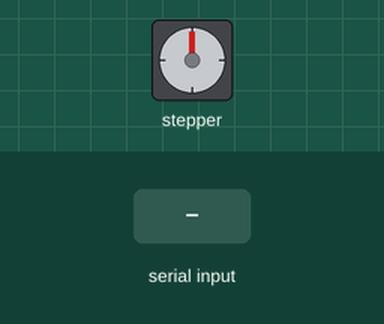
Recording of a sketch running on a simulated Arduino Uno, built with avr-gcc and run on an emulated ATmega328P. Parts: stepper motor. Wiring (inferred from the names in the program): stepper motor driver (200 steps per turn assumed): step pin 3; direction pin 2. The inputs (shaded band) are chosen by the test bench. What the sketch prints to the serial monitor is not drawn.

Above: at 1.2 s.
1.3 s: "M\n" received over Serial
3.6 s: "1\n" received over Serial
Timing chart, 0 to 6.6 s (numbered marks = the images above; inputs shaded):
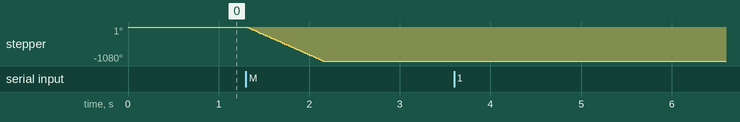

Measured:
- after the input at 1.3 s, stepper: turns 1080° counter-clockwise in 0.85 s, starting at once
- after the input at 3.6 s, every drawn part: stays the same

The sketch:

motor.ino
```cpp
const long BAUD_RATE = 9600;

// Motor Specifications (42SHDC3025 is typically 1.8 degrees per step)
const int STEPS_PER_REV = 200;

const int STEP_PIN = 3; // Pin used to trigger the motor movement (pulses)
const int DIR_PIN = 2;  // Pin used to set the motor direction (HIGH/LOW)

// --- State Management ---
const int STEPS_PER_MOVE = 600; // The fixed steps for one regular move
const int MOVES = 5;     // Number of moves (1-5) before the reversal is triggered
const int TOTAL_STEPS = (STEPS_PER_MOVE * MOVES) - 100;

int moveCount = 0; // Tracks the number of movements since last home

void setup() {
  Serial.begin(BAUD_RATE);

  pinMode(STEP_PIN, OUTPUT);
  pinMode(DIR_PIN, OUTPUT);

  Serial.println("Motor Controller Ready (42SHDC3025 Configured). Send 'M' to execute fixed move.");
}

void moveMotor(int steps, bool clockwise, int speedDelay) {
  // Set direction: HIGH for CW, LOW for CCW (or vice-versa, depending on wiring)
  digitalWrite(DIR_PIN, clockwise ? LOW : HIGH);

  // Execute steps by pulsing the STEP pin
  for (int i = 0; i < abs(steps); i++) {
    // Pulse HIGH
    digitalWrite(STEP_PIN, HIGH);
    delayMicroseconds(speedDelay);

    // Pulse LOW
    digitalWrite(STEP_PIN, LOW);
    delayMicroseconds(speedDelay); // Determines speed: lower delay = faster
  }
}

// --- Loop ---
void loop() {
  // Check if data is available to be read from the serial port
  if (Serial.available() > 0) {
    String command = Serial.readStringUntil('\n');
    command.trim();

    char triggerCommand = command.charAt(0);

    // Check for the trigger command (M for Move)
    if (triggerCommand == 'M') {

      const int speedDelay = 700;     // speed

      // --- Check for Homing Condition FIRST (triggered by the 6th 'M') ---
      if (moveCount >= MOVES) {
          // This block runs when moveCount is 5 (on the 6th 'M' command)

          Serial.println("\n--- HOMING CYCLE STARTING (6th 'M' received) ---");
          Serial.print("Reversing");
          Serial.print(TOTAL_STEPS);
          Serial.println(" steps...");

          // Move the motor in the opposite direction to return to start
          const bool reverseDirection = false; // Counter-Clockwise
          moveMotor(TOTAL_STEPS, reverseDirection, speedDelay);

          moveCount = 0;
          Serial.println("--- HOMING COMPLETE. Counter reset. ---\n");

      } else {
          // --- Execute Fixed Forward Movement (Moves 1 through 5) ---

          const bool direction = true;    // Clockwise

          Serial.print("Received 'M'. Executing move #");

          moveCount++;
          Serial.print(moveCount + 1);
          Serial.print(" of "); Serial.print(MOVES);
          Serial.print(": "); Serial.print(STEPS_PER_MOVE);
          Serial.println(" steps...");

          moveMotor(STEPS_PER_MOVE, direction, speedDelay);

          Serial.println("Move complete.");
      }
    } else {
      Serial.print("Received unknown command: ");
      Serial.println(command);
    }
  }
}
```
